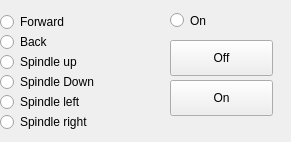
<?xml version="1.0" encoding="UTF-8"?>
<ui version="4.0">
 <class>MainWindow</class>
 <widget class="QMainWindow" name="MainWindow">
  <property name="geometry">
   <rect>
    <x>0</x>
    <y>0</y>
    <width>291</width>
    <height>142</height>
   </rect>
  </property>
  <property name="windowTitle">
   <string>CNC Remote</string>
  </property>
  <widget class="QWidget" name="centralwidget">
   <widget class="QRadioButton" name="on_off">
    <property name="enabled">
     <bool>true</bool>
    </property>
    <property name="geometry">
     <rect>
      <x>170</x>
      <y>10</y>
      <width>114</width>
      <height>21</height>
     </rect>
    </property>
    <property name="cursor">
     <cursorShape>ArrowCursor</cursorShape>
    </property>
    <property name="mouseTracking">
     <bool>false</bool>
    </property>
    <property name="autoFillBackground">
     <bool>false</bool>
    </property>
    <property name="text">
     <string>On</string>
    </property>
    <property name="checkable">
     <bool>true</bool>
    </property>
    <property name="autoExclusive">
     <bool>true</bool>
    </property>
   </widget>
   <widget class="QPushButton" name="off">
    <property name="geometry">
     <rect>
      <x>170</x>
      <y>40</y>
      <width>103</width>
      <height>36</height>
     </rect>
    </property>
    <property name="text">
     <string>Off</string>
    </property>
    <property name="autoDefault">
     <bool>false</bool>
    </property>
    <property name="flat">
     <bool>false</bool>
    </property>
   </widget>
   <widget class="QPushButton" name="on">
    <property name="geometry">
     <rect>
      <x>170</x>
      <y>80</y>
      <width>103</width>
      <height>36</height>
     </rect>
    </property>
    <property name="text">
     <string>On</string>
    </property>
   </widget>
   <widget class="QRadioButton" name="forward">
    <property name="enabled">
     <bool>true</bool>
    </property>
    <property name="geometry">
     <rect>
      <x>0</x>
      <y>10</y>
      <width>114</width>
      <height>24</height>
     </rect>
    </property>
    <property name="autoFillBackground">
     <bool>false</bool>
    </property>
    <property name="text">
     <string>Forward</string>
    </property>
    <property name="checkable">
     <bool>true</bool>
    </property>
    <property name="autoExclusive">
     <bool>false</bool>
    </property>
   </widget>
   <widget class="QRadioButton" name="back">
    <property name="enabled">
     <bool>true</bool>
    </property>
    <property name="geometry">
     <rect>
      <x>0</x>
      <y>30</y>
      <width>114</width>
      <height>24</height>
     </rect>
    </property>
    <property name="autoFillBackground">
     <bool>false</bool>
    </property>
    <property name="text">
     <string>Back</string>
    </property>
    <property name="checkable">
     <bool>true</bool>
    </property>
    <property name="autoExclusive">
     <bool>false</bool>
    </property>
   </widget>
   <widget class="QRadioButton" name="spindle_up">
    <property name="enabled">
     <bool>true</bool>
    </property>
    <property name="geometry">
     <rect>
      <x>0</x>
      <y>50</y>
      <width>114</width>
      <height>24</height>
     </rect>
    </property>
    <property name="autoFillBackground">
     <bool>false</bool>
    </property>
    <property name="text">
     <string>Spindle up</string>
    </property>
    <property name="checkable">
     <bool>true</bool>
    </property>
    <property name="autoExclusive">
     <bool>false</bool>
    </property>
   </widget>
   <widget class="QRadioButton" name="spindle_down">
    <property name="enabled">
     <bool>true</bool>
    </property>
    <property name="geometry">
     <rect>
      <x>0</x>
      <y>70</y>
      <width>141</width>
      <height>24</height>
     </rect>
    </property>
    <property name="autoFillBackground">
     <bool>false</bool>
    </property>
    <property name="text">
     <string>Spindle Down</string>
    </property>
    <property name="checkable">
     <bool>true</bool>
    </property>
    <property name="autoExclusive">
     <bool>false</bool>
    </property>
   </widget>
   <widget class="QRadioButton" name="spindle_right">
    <property name="enabled">
     <bool>true</bool>
    </property>
    <property name="geometry">
     <rect>
      <x>0</x>
      <y>110</y>
      <width>141</width>
      <height>24</height>
     </rect>
    </property>
    <property name="autoFillBackground">
     <bool>false</bool>
    </property>
    <property name="text">
     <string>Spindle right</string>
    </property>
    <property name="checkable">
     <bool>true</bool>
    </property>
    <property name="autoExclusive">
     <bool>false</bool>
    </property>
   </widget>
   <widget class="QRadioButton" name="spindle_left">
    <property name="enabled">
     <bool>true</bool>
    </property>
    <property name="geometry">
     <rect>
      <x>0</x>
      <y>90</y>
      <width>114</width>
      <height>24</height>
     </rect>
    </property>
    <property name="autoFillBackground">
     <bool>false</bool>
    </property>
    <property name="text">
     <string>Spindle left</string>
    </property>
    <property name="checkable">
     <bool>true</bool>
    </property>
    <property name="autoExclusive">
     <bool>false</bool>
    </property>
   </widget>
  </widget>
 </widget>
 <resources/>
 <connections/>
</ui>
